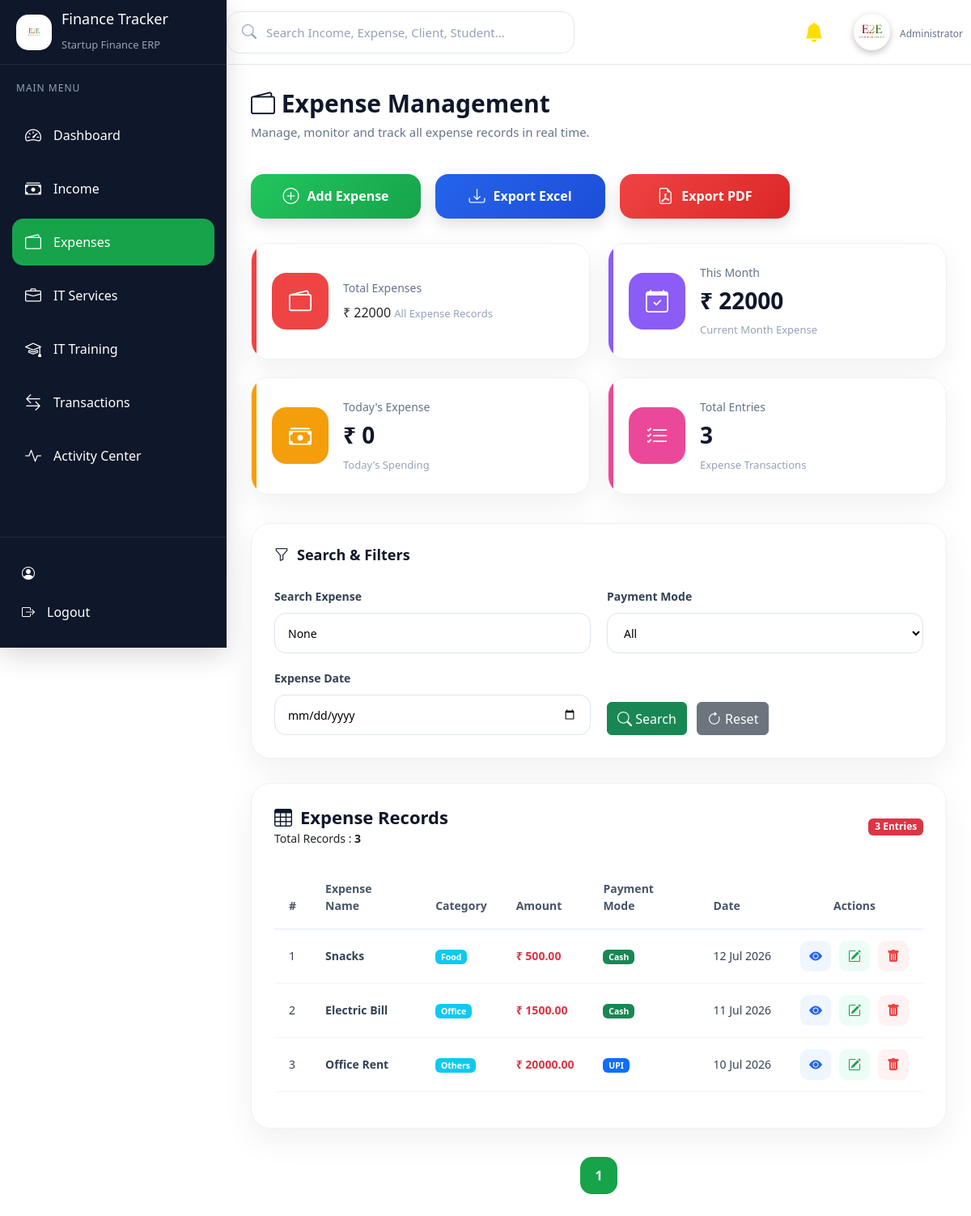
The page /expenses/ on the database its author committed.
### expenses/models.py (models this page shows, shortened)
class Expense(models.Model):
    PAYMENT_CHOICES = [
        ("Cash", "Cash"),
        ("UPI", "UPI"),
        ("Bank", "Bank Transfer"),
        ("Card", "Card"),
        ("Cheque", "Cheque"),
    ]
    CATEGORY_CHOICES = [
        ("Office", "Office"),
        ("Salary", "Salary"),
        ("Marketing", "Marketing"),
        ("Travel", "Travel"),
        ("Food", "Food"),
        ("Software", "Software"),
        ("Utilities", "Utilities"),
        ("Others", "Others"),
    ]
    expense_name = models.CharField(
        max_length=150
    )
    category = models.CharField(
        max_length=100,
        choices=CATEGORY_CHOICES
    )
    amount = models.DecimalField(
        max_digits=12,
        decimal_places=2
    )
    payment_mode = models.CharField(
        max_length=20,
        choices=PAYMENT_CHOICES
    )
    denomination = models.CharField(
        max_length=20,
        blank=True,
        null=True
    )
    notes_count = models.PositiveIntegerField(
        blank=True,
        null=True
    )
    custom_denomination = models.PositiveIntegerField(
        blank=True,
        null=True
    )
    transaction_id = models.CharField(
        max_length=100,
        blank=True,
        null=True
    )
    cheque_number = models.CharField(
        max_length=100,
        blank=True,
        null=True
    )
    bank_name = models.CharField(
        max_length=100,
        blank=True,
        null=True
    )
    expense_date = models.DateField()
    description = models.TextField(
        blank=True,
        null=True
    )
    attachment = models.FileField(
        upload_to="expenses/",
        blank=True,
        null=True
    )
    created_at = models.DateTimeField(
        auto_now_add=True
    )
    updated_at = models.DateTimeField(
        auto_now=True
    )
    class Meta:
        ordering = ["-id"]
        verbose_name = "Expense"
        verbose_name_plural = "Expenses"

### expenses/views.py (the view)
# urls.py: path("", views.expense_list, name="expense_list"),
def expense_list(request):
    expenses = Expense.objects.all().order_by("-id")
    search = request.GET.get("search")
    payment_mode = request.GET.get("payment_mode")
    expense_date = request.GET.get("expense_date")
    if search:
        expenses = expenses.filter(
            Q(expense_name__icontains=search) |
            Q(description__icontains=search) |
            Q(payment_mode__icontains=search)
        )
    if payment_mode:
        expenses = expenses.filter(
            payment_mode=payment_mode
        )
    if expense_date:
        expenses = expenses.filter(
            expense_date=expense_date
        )
    today = timezone.localdate()
    total_expense = expenses.aggregate(
        total=Sum("amount")
    )["total"] or 0
    this_month_expense = expenses.filter(
        expense_date__year=today.year,
        expense_date__month=today.month
    ).aggregate(
        total=Sum("amount")
    )["total"] or 0
    today_expense = expenses.filter(
        expense_date=today
    ).aggregate(
        total=Sum("amount")
    )["total"] or 0
    total_entries = expenses.count()
    paginator = Paginator(expenses, 5)
    page_number = request.GET.get("page")
    page_obj = paginator.get_page(page_number)
    context = {
        "expenses": page_obj,
        "page_obj": page_obj,
        "search": search,
        "payment_mode": payment_mode,
        "expense_date": expense_date,
        "total_expense": total_expense,
        "this_month_expense": this_month_expense,
        "today_expense": today_expense,
        "total_entries": total_entries,
    }
    return render(
        request,
        "expenses/expenses.html",
        context,
    )

### activity/context_processors.py (called while the page is built)
def notification_context(request):
    unread_notifications = Notification.objects.filter(
        is_read=False
    ).count()
    recent_notifications = Notification.objects.filter(
        is_read=False
    ).order_by("-created_at")[:5]
    return {
        "unread_notifications": unread_notifications,
        "recent_notifications": recent_notifications,
    }

### templates/expenses/expenses.html (shortened to what this page needs)
{% extends 'base.html' %}
{% block content %}
<div class="page-header">
    <div>
        <h2>
            <i class="bi bi-wallet2"></i>
            Expense Management
        </h2>
        <p>
            Manage, monitor and track all expense records in real time.
        </p>
    </div>
    <div class="page-actions">
        <a href="{% url 'expenses:add_expense' %}" class="btn btn-success">
            <i class="bi bi-plus-circle"></i>
            Add Expense
        </a>
        <a href="{% url 'expenses:export_expense_excel' %}?{{ request.GET.urlencode }}" class="btn btn-primary">
    <i class="bi bi-download"></i>
    Export Excel
</a>
        <a href="{% url 'expenses:export_expense_pdf' %}?{{ request.GET.urlencode }}" class="btn btn-danger">
    <i class="bi bi-file-earmark-pdf"></i>
    Export PDF
</a>
    </div>
</div>
<div class="dashboard-cards">
    <div class="dashboard-card expense-card">
        <div class="card-icon">
            <i class="bi bi-wallet2"></i>
        </div>
        <div class="card-details">
            <span>Total Expenses</span>
           ₹ {{ total_expense }}
            <small>All Expense Records</small>
        </div>
    </div>
    <div class="dashboard-card profit-card">
        <div class="card-icon">
            <i class="bi bi-calendar-check"></i>
        </div>
        <div class="card-details">
            <span>This Month</span>
            <h2>₹ {{ this_month_expense }}</h2>
            <small>Current Month Expense</small>
        </div>
    </div>
    <div class="dashboard-card target-card">
        <div class="card-icon">
            <i class="bi bi-cash-stack"></i>
        </div>
        <div class="card-details">
            <span>Today's Expense</span>
            <h2>₹ {{ today_expense }}</h2>
            <small>Today's Spending</small>
        </div>
    </div>
    <div class="dashboard-card transaction-card">
        <div class="card-icon">
            <i class="bi bi-list-check"></i>
        </div>
        <div class="card-details">
            <span>Total Entries</span>
            <h2>{{ total_entries }}</h2>
            <small>Expense Transactions</small>
        </div>
    </div>
</div>
<div class="filter-card">
    <div class="box-header">
        <h3>
            <i class="bi bi-funnel"></i>
            Search & Filters
        </h3>
    </div>
    <form method="GET">
        <div class="filter-grid">
            <div class="filter-group">
                <label>
                    Search Expense
                </label>
                <input type="text" name="search" value="{{ search }}" placeholder="Expense Name / Category...">
            </div>
            <div class="filter-group">
                <label>
                    Payment Mode
                </label>
                <select name="payment_mode">
                   <option value="">All</option>
                </select>
            </div>
            <div class="filter-group">
                <label>
                    Expense Date
                </label>
                <input type="date" name="expense_date" value="{{ expense_date }}">
            </div>
            <div class="filter-buttons">
                <button type="submit" class="btn btn-success">
                    <i class="bi bi-search"></i>
                    Search
                </button>
                <a href="{% url 'expenses:expense_list' %}" class="btn btn-secondary">
                    <i class="bi bi-arrow-clockwise"></i>
                    Reset
                </a>
            </div>
        </div>
    </form>
</div>
<div class="dashboard-table">
    <div class="box-header">
        <div>
            <h3>
                <i class="bi bi-table"></i>
                Expense Records
            </h3>
            <small>
                Total Records :
                <strong>{{ page_obj.paginator.count }}</strong>
            </small>
        </div>
        <span class="badge bg-danger">
            {{ page_obj.paginator.count }} Entries
        </span>
    </div>
    <div class="table-responsive">
        <table class="table table-hover align-middle">
            <thead>
                <tr>
                    <th>#</th>
                    <th>Expense Name</th>
                    <th>Category</th>
                    <th>Amount</th>
                    <th>Payment Mode</th>
                    <th>Date</th>
                    <th class="text-center">Actions</th>
                </tr>
            </thead>
            <tbody>
                {% for expense in expenses %}
                <tr>
                    <td>
                       {{ page_obj.start_index|add:forloop.counter0 }}
                    </td>
                    <td>
                        <strong>
                            {{ expense.expense_name }}
                        </strong>
                    </td>
                    <td>
                        <span class="badge bg-info">
                            {{ expense.category }}
                        </span>
                    </td>
                    <td class="text-danger fw-bold">
                        ₹ {{ expense.amount|floatformat:2 }}
                    </td>
                    <td>
                        {% if expense.payment_mode == "Cash" %}
                        <span class="badge bg-success">
                            Cash
                        </span>
                        {% elif expense.payment_mode == "UPI" %}
                        <span class="badge bg-primary">
                            UPI
                        </span>
                        {% elif expense.payment_mode == "Card" %}
                        <span class="badge bg-warning text-dark">
                            Card
                        </span>
                        {% elif expense.payment_mode == "Bank" %}
                        <span class="badge bg-secondary">
                            Bank
                        </span>
                        {% else %}
                        <span class="badge bg-dark">
                            {{ expense.payment_mode }}
                        </span>
                        {% endif %}
                    </td>
                    <td>
                        {{ expense.expense_date|date:"d M Y" }}
                    </td>
                    <td>
                        <div class="action-buttons">
                            <a href="{% url 'expenses:view_expense' expense.id %}" class="view-btn" title="View">
                                <i class="bi bi-eye-fill"></i>
                            </a>
                            <a href="{% url 'expenses:edit_expense' expense.id %}" class="edit-btn" title="Edit">
                                <i class="bi bi-pencil-square"></i>
                            </a>
                           <a href="#"
   class="delete-btn"
   title="Delete"
   data-url="{% url 'expenses:delete_expense' expense.id %}"
   data-bs-toggle="modal"
   data-bs-target="#deleteModal">
    <i class="bi bi-trash-fill"></i>
</a>
                        </div>
                    </td>
                </tr>
                {% endfor %}
            </tbody>
        </table>
    </div>
</div>
<div class="pagination-wrapper">
    <div class="pagination-container">
        {% for page in page_obj.paginator.page_range %}
        {% if page == page_obj.number %}
        <span class="page-btn active">
            {{ page }}
        </span>
        {% elif page > page_obj.number|add:'-3' and page < page_obj.number|add:'3' %} <a href="?page={{ page }}"
            class="page-btn">
            {{ page }}
            </a>
            {% endif %}
            {% endfor %}
    </div>
</div>
{% endblock %}

### static/css/style.css (style rules this page uses)
* { margin:0; padding:0; box-sizing:border-box; font-family:"Segoe UI",sans-serif; }
body { background:var(--bg); color:var(--text); font-family:"Inter",sans-serif; font-size:14px; line-height:1.6; }

### static/css/dashboard.css (style rules this page uses)
.dashboard-cards { display:grid; grid-template-columns:repeat(4,1fr); gap:22px; margin-bottom:30px; }
.dashboard-card { background:#fff; border-radius:18px; padding:24px; display:flex; align-items:center; gap:18px; box-shadow:0 10px 30px rgba(15,23,42,.08); transition:.35s; border:1px solid #edf2f7; position:relative; overflow:hidden; }
.dashboard-card::before { content:""; position:absolute; left:0; top:0; width:5px; height:100%; }
.card-icon { width:68px; height:68px; border-radius:16px; display:flex; justify-content:center; align-items:center; font-size:28px; color:#fff; }
.card-details { flex:1; }
.card-details span { display:block; color:#64748b; font-size:14px; margin-bottom:8px; }
.card-details h2 { font-size:28px; font-weight:700; color:#0f172a; margin-bottom:6px; }
.card-details small { color:#94a3b8; font-size:13px; }
.expense-card::before { background:#ef4444; }
.expense-card .card-icon { background:#ef4444; }
.profit-card::before { background:#8b5cf6; }
.profit-card .card-icon { background:#8b5cf6; }
.target-card::before { background:#f59e0b; }
.target-card .card-icon { background:#f59e0b; }
.transaction-card::before { background:#ec4899; }
.transaction-card .card-icon { background:#ec4899; }
.box-header { display:flex; justify-content:space-between; align-items:center; margin-bottom:22px; }
.box-header h3 { font-size:18px; font-weight:600; color:#0f172a; display:flex; align-items:center; gap:10px; }
.dashboard-table th, .dashboard-table td { padding:10px 12px; font-size:13px; }
@media (max-width:1400px) { .dashboard-cards { grid-template-columns:repeat(3,1fr); } }

### static/css/service.css (style rules this page uses)
.page-actions { display:flex; gap:18px; flex-wrap:wrap; align-items:center; margin-top:20px; }
.page-actions .btn { min-width:210px; height:55px; border:none; border-radius:16px; display:flex; align-items:center; justify-content:center; gap:10px; font-size:16px; font-weight:600; color:#fff; transition:all .3s ease; box-shadow:0 8px 18px rgba(0,0,0,.12); }
.page-actions .btn i { font-size:20px; }
.page-actions .btn-success { background:linear-gradient(135deg,#22c55e,#16a34a); }
.page-actions .btn-primary { background:linear-gradient(135deg,#2563eb,#1d4ed8); }
.page-actions .btn-danger { background:linear-gradient(135deg,#ef4444,#dc2626); }

### static/css/variables.css (style rules this page uses)
:root { --primary:#16A34A; --primary-dark:#15803D; --primary-light:#DCFCE7; --success:#22C55E; --danger:#EF4444; --warning:#F59E0B; --info:#3B82F6; --purple:#7C3AED; --teal:#14B8A6; --pink:#EC4899; --sidebar:#0F172A; --sidebar-hover:#1E293B; --sidebar-active:#16A34A; --bg:#F4F7FE; --card:#FFFFFF; --card-hover:#F8FAFC; --heading:#0F172A; --text:#334155; --text-light:#64748B; --border:#E2E8F0; --shadow-sm:0 4px 12px rgba(15,23,42,.05); --shadow:0 12px 30px rgba(15,23,42,.08); --shadow-lg:0 18px 45px rgba(15,23,42,.12); --radius-sm:12px; --radius:18px; --radius-lg:24px; --transition:.3s ease; }

### rows shown on the page
Expense: start_index|add "1", expense_name "Snacks", category "Food", amount "500.00", payment_mode "Cash", expense_date "12 Jul 2026"
Expense: start_index|add "2", expense_name "Electric Bill", category "Office", amount "1500.00", payment_mode "Cash", expense_date "11 Jul 2026"
Expense: start_index|add "3", expense_name "Office Rent", category "Others", amount "20000.00", payment_mode "UPI", expense_date "10 Jul 2026"

### other values the page prints
{{ total_expense }} "22000"
{{ this_month_expense }} "22000"
{{ today_expense }} "0"
{{ total_entries }} "3"
{{ page_obj.paginator.count }} "3"
{{ page }} "1"
